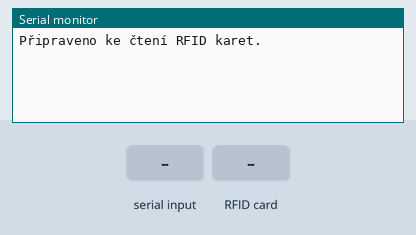
Recording of a sketch running on a simulated Arduino Uno, built with avr-gcc and run on an emulated ATmega328P. Parts: the last lines printed to the serial monitor. The inputs (shaded band) are chosen by the test bench.

Above: at 1.2 s.
1.3 s: "r" received over Serial
At 2.3 s:
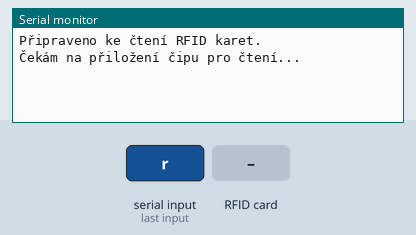
2.8 s: RFID card 5E 7A 19 C4 held to the reader
At 3.6 s:
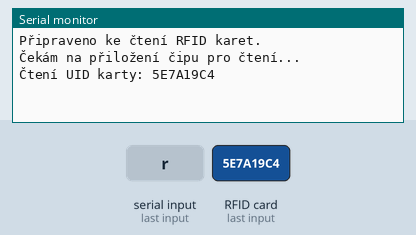
4.3 s: "w" received over Serial
At 5.5 s:
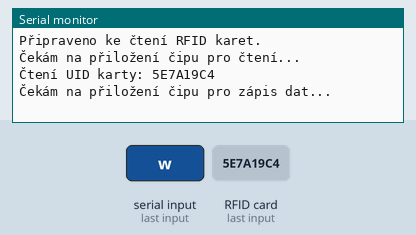
5.8 s: RFID card 5E 7A 19 C4 held to the reader
At 7.3 s:
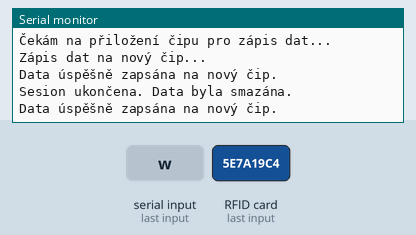

Measured:
- after the input at 1.3 s, the serial monitor: prints a new line at once (image 1)
- after the input at 2.8 s, the serial monitor: prints a new line at once (image 2)
- after the input at 4.3 s, the serial monitor: prints a new line at once (image 3)
- after the input at 5.8 s, the serial monitor: prints a new line at once (image 4)

The sketch:

rfid.ino
```cpp
#include <SPI.h>
#include <MFRC522.h>

#define RST_PIN 5
#define SS_PIN 10

MFRC522 mfrc522(SS_PIN, RST_PIN);

bool readFlag = false;
bool writeFlag = false;

void setup() {
  Serial.begin(9600);
  SPI.begin();
  mfrc522.PCD_Init();
  Serial.println("Připraveno ke čtení RFID karet.");
}

void loop() {
  if (Serial.available() > 0) {
    char command = Serial.read();
    if (command == 'r' || command == 'R') {
      readFlag = true;
      writeFlag = false;
      Serial.println("Čekám na přiložení čipu pro čtení...");
    } else if (command == 'w' || command == 'W') {
      readFlag = false;
      writeFlag = true;
      Serial.println("Čekám na přiložení čipu pro zápis dat...");
    }
  }

  if (readFlag && waitForCard()) {
    byte buffer[18];
    // Čtení UID karty
    if (mfrc522.PICC_ReadCardSerial()) {
      Serial.print("Čtení UID karty: ");
      for (byte i = 0; i < mfrc522.uid.size; i++) {
        Serial.print(mfrc522.uid.uidByte[i] < 0x10 ? "0" : "");
        Serial.print(mfrc522.uid.uidByte[i], HEX);
      }
      Serial.println();
      mfrc522.PICC_HaltA();
      mfrc522.PCD_StopCrypto1();

      // Čtení dat z karty
      if (mfrc522.PICC_IsNewCardPresent() && mfrc522.PICC_ReadCardSerial()) {
        Serial.println("Data na čipu:");
        for (byte i = 1; i <= 16; i++) {
          byte data[18];
          byte bufferSize = sizeof(data);
          if (mfrc522.MIFARE_Read(i, data, &bufferSize)) {
            Serial.print("Blok ");
            Serial.print(i);
            Serial.print(": ");
            for (byte j = 0; j < bufferSize; j++) {
              Serial.print(data[j] < 0x10 ? "0" : "");
              Serial.print(data[j], HEX);
              Serial.print(" ");
            }
            Serial.println();
          } else {
            Serial.print("Chyba čtení bloku ");
            Serial.println(i);
          }
        }
        mfrc522.PICC_HaltA();
        mfrc522.PCD_StopCrypto1();
      }
    }
    readFlag = false;
  }

  if (writeFlag && waitForCard()) {
    // Zápis nových dat na nový čip
    byte newData[16] = {0x01, 0x02, 0x03, 0x04, 0x05, 0x06, 0x07, 0x08, 0x09, 0x0A, 0x0B, 0x0C, 0x0D, 0x0E, 0x0F, 0x10};
    if (writeData(newData)) {
      Serial.println("Data úspěšně zapsána na nový čip.");
    } else {
      Serial.println("Chyba při zápisu dat na nový čip.");
    }
    writeFlag = false;
  }
}

bool waitForCard() {
  while (!mfrc522.PICC_IsNewCardPresent()) {
    // Čekej, dokud není přiložen čip
  }
  return true;
}

bool writeData(byte* data) {
  // Zde provádíme zápis dat na nový čip
  // V tomto příkladu pouze ukazujeme, že data byla úspěšně zapsána a následně se sesion ukončí (data se smažou)
  Serial.println("Zápis dat na nový čip...");
  delay(1000); // Simulace zápisu (časově náročná operace)
  Serial.println("Data úspěšně zapsána na nový čip.");
  Serial.println("Sesion ukončena. Data byla smazána.");
  return true;
}
```
